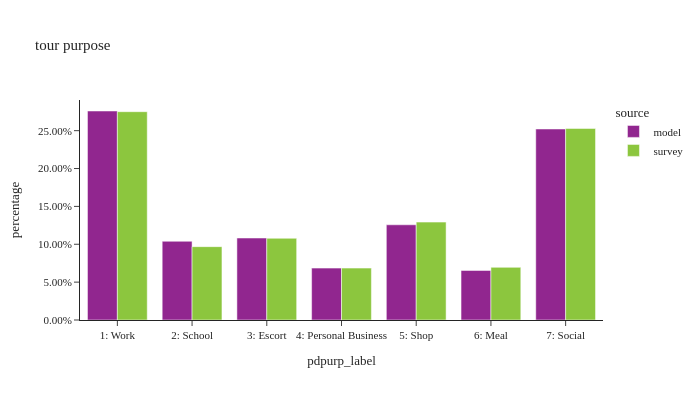

Write notebook code for a chart like this one.
### Code cell
tour_stats(df_tour,'pdpurp_label','tour purpose')

### Figure 1 — Plotly figure (JSON) as saved in the notebook; plotly's stock layout.template omitted (floating-point values rounded to 4 significant figures)
{"data": [{"alignmentgroup": "True", "customdata": [[1792873], [771655], [808881], [500277], [916045], [447325], [1784850]], "hovertemplate": "source=model<br>pdpurp_label=%{x}<br>percentage=%{y}<br>sample count=%{customdata[0]}<extra></extra>", "legendgroup": "model", "marker": {"color": "#91268F", "pattern": {"shape": ""}}, "name": "model", "offsetgroup": "model", "orientation": "v", "showlegend": true, "textposition": "auto", "type": "bar", "x": ["1: Work", "2: School", "3: Escort", "4: Personal Business", "5: Shop", "6: Meal", "7: Social"], "xaxis": "x", "y": [0.276, 0.1039, 0.1082, 0.0685, 0.1257, 0.06544, 0.2522], "yaxis": "y"}, {"alignmentgroup": "True", "customdata": [[2658], [655], [779], [859], [1504], [918], [3184]], "hovertemplate": "source=survey<br>pdpurp_label=%{x}<br>percentage=%{y}<br>sample count=%{customdata[0]}<extra></extra>", "legendgroup": "survey", "marker": {"color": "#8CC63E", "pattern": {"shape": ""}}, "name": "survey", "offsetgroup": "survey", "orientation": "v", "showlegend": true, "textposition": "auto", "type": "bar", "x": ["1: Work", "2: School", "3: Escort", "4: Personal Business", "5: Shop", "6: Meal", "7: Social"], "xaxis": "x", "y": [0.275, 0.09685, 0.1079, 0.06852, 0.1293, 0.06951, 0.2529], "yaxis": "y"}], "layout": {"barmode": "group", "font": {"size": 11}, "height": 400, "legend": {"title": {"text": "source"}, "tracegroupgap": 0}, "title": {"text": "tour purpose"}, "width": 700, "xaxis": {"anchor": "y", "categoryorder": "category ascending", "domain": [0.0, 1.0], "dtick": 1, "title": {"text": "pdpurp_label"}}, "yaxis": {"anchor": "x", "domain": [0.0, 1.0], "tickformat": ".2%", "title": {"text": "percentage"}}}}
